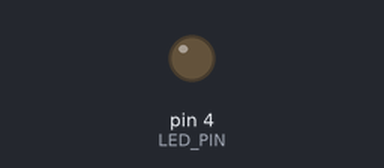
Bench run of a sketch on a simulated Arduino Uno, built with avr-gcc and run on an emulated ATmega328P. Parts: output pins drawn as LEDs (lit = HIGH).

Above: at 1.7 s.
At 5.0 s:
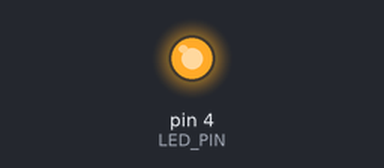
Timing chart, 0 to 8.5 s (numbered marks = the images above):
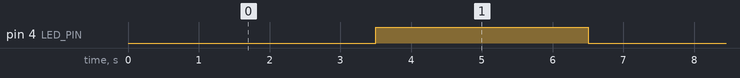

Measured:
- by itself, pin 4 (LED_PIN): alternates HIGH for 3.0 s and LOW for 3.5 s

The sketch:

led.ino
```cpp
/*Task1---点亮板载灯*/
#define LED_PIN   4

int value=0;

void setup() {
  // put your setup code here, to run once:
  pinMode(LED_PIN , OUTPUT);

}

void loop() {
  // put your main code here, to run repeatedly:
  analogWrite(LED_PIN, value);
  value+=20;
  if(value>=255) value=0;
  delay(500);
}
```
